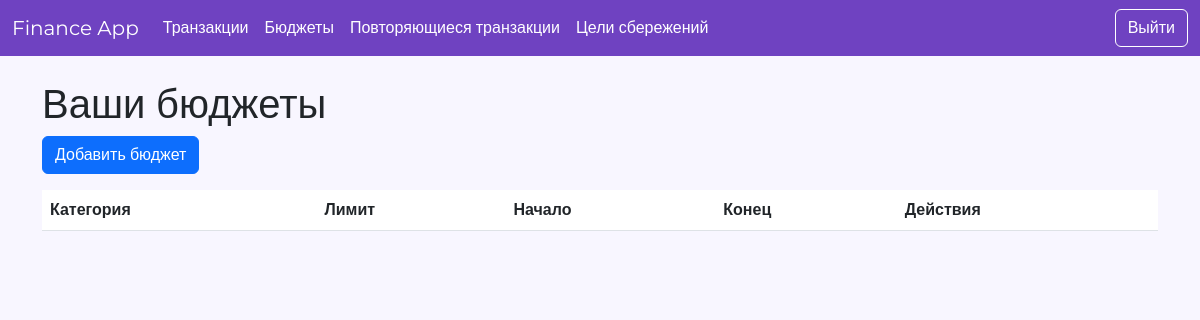
/finance/budgets/ (signed in), run on an earlier commit of the app's database.
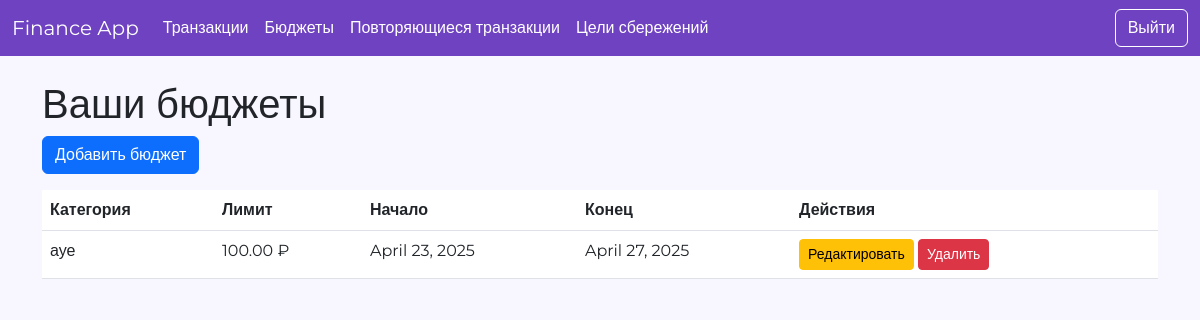
And on a later commit of the database.
### finance/models.py (models this page shows, shortened)
class Budget(models.Model):
    user = models.ForeignKey(User, on_delete=models.CASCADE)
    category = models.CharField(max_length=50)
    limit = models.DecimalField(max_digits=10, decimal_places=2)
    start_date = models.DateField()
    end_date = models.DateField()

### finance/views.py (the view)
# urls.py: path('budgets/', views.budget_list, name='budget_list'),
@login_required
def budget_list(request):
    budgets = Budget.objects.filter(user=request.user)
    return render(request, 'finance/budget_list.html', {'budgets': budgets})

### finance/templates/finance/budget_list.html
{% extends 'finance/base.html' %}
{% block content %}
<h1>Ваши бюджеты</h1>
<a href="{% url 'add_budget' %}" class="btn btn-primary mb-3">Добавить бюджет</a>
<table class="table">
    <thead>
        <tr>
            <th>Категория</th>
            <th>Лимит</th>
            <th>Начало</th>
            <th>Конец</th>
            <th>Действия</th>
        </tr>
    </thead>
    <tbody>
        {% for budget in budgets %}
        <tr>
            <td>{{ budget.category }}</td>
            <td>{{ budget.limit }} ₽</td>
            <td>{{ budget.start_date }}</td>
            <td>{{ budget.end_date }}</td>
            <td>
                <a href="{% url 'edit_budget' budget.id %}" class="btn btn-sm btn-warning">Редактировать</a>
                <a href="{% url 'delete_budget' budget.id %}" class="btn btn-sm btn-danger">Удалить</a>
            </td>
        </tr>
        {% endfor %}
    </tbody>
</table>
{% endblock %}

What changed in the data, as far as the page shows it:
added Budget: category "ауе", limit "100.00", start_date "April 23, 2025", end_date "April 27, 2025"
